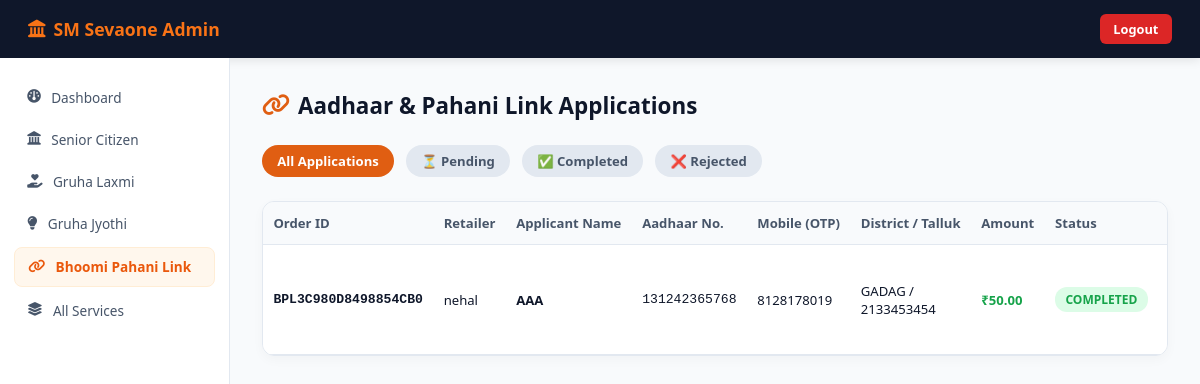
The app's page /admin-portal/bhoomi-pahani-link/ (signed in) with its own data.
### app/models.py (models this page shows, shortened)
class BhoomiPahaniLinkApplication(models.Model):
    STATUS_CHOICES = [('PENDING', 'Pending'), ('PROCESSING', 'Processing'), ('COMPLETED', 'Completed'), ('REJECTED', 'Rejected')]
    retailer            = models.ForeignKey(Retailer, on_delete=models.SET_NULL, null=True, blank=True, related_name='bhoomi_pahani_link_applications')
    order_id            = models.CharField(max_length=50, unique=True, editable=False)
    aadhaar_number      = models.CharField(max_length=12)
    applicant_name      = models.CharField(max_length=100)
    mobile              = models.CharField(max_length=10)
    district            = models.CharField(max_length=100)
    talluk              = models.CharField(max_length=100)
    hobli               = models.CharField(max_length=100, blank=True)
    village             = models.CharField(max_length=100, blank=True)
    survey_no           = models.CharField(max_length=50, blank=True)
    hissa_no            = models.CharField(max_length=50, blank=True)
    output_pdf          = models.FileField(upload_to=upload_bhoomi_pahani_link_output_pdf, null=True, blank=True)
    rejection_reason    = models.TextField(blank=True)
    amount              = models.DecimalField(max_digits=10, decimal_places=2, default=50.00)
    status              = models.CharField(max_length=20, choices=STATUS_CHOICES, default='PENDING')
    created_at          = models.DateTimeField(auto_now_add=True)
    processed_at        = models.DateTimeField(null=True, blank=True)
    class Meta:
        ordering = ['-created_at']

class Retailer(models.Model):
    retailer_id    = models.UUIDField(default=uuid.uuid4, editable=False, unique=True)
    user_id        = models.CharField(max_length=50, unique=True)
    password       = models.CharField(max_length=255)
    full_name      = models.CharField(max_length=100)
    mobile         = models.CharField(max_length=15, unique=True)
    email          = models.EmailField(max_length=100, blank=True)
    state          = models.CharField(max_length=50, blank=True)
    address        = models.TextField(blank=True)
    wallet_balance = models.DecimalField(max_digits=10, decimal_places=2, default=0)
    is_verified    = models.BooleanField(default=False)
    is_active      = models.BooleanField(default=True)
    created_at     = models.DateTimeField(auto_now_add=True)

### app/admin_views.py (the view)
# urls.py: path('admin-portal/bhoomi-pahani-link/', admin_views.admin_bhoomi_pahani_link_applications, name='admin_bhoomi_pahani_link_list'),
def admin_bhoomi_pahani_link_applications(request):
    if not _check_admin(request):
        return redirect('admin_login')
    status_filter = request.GET.get('status', 'ALL').upper()
    applications = BhoomiPahaniLinkApplication.objects.all()
    if status_filter in ['PENDING', 'PROCESSING', 'COMPLETED', 'REJECTED']:
        applications = applications.filter(status=status_filter)
    return render(request, 'admin_bhoomi_pahani_link_list.html', {
        'applications': applications,
        'current_status': status_filter
    })

### app/admin_views.py (called while the page is built)
def _check_admin(request):
    return request.session.get('is_admin') is True

### pan_project/templates/admin_bhoomi_pahani_link_list.html (shortened to what this page needs)
<!DOCTYPE html>
<html lang="en">
<head>
<link rel="stylesheet" href="https://cdnjs.cloudflare.com/ajax/libs/font-awesome/6.4.0/css/all.min.css">
</head>
<body>
<div class="topbar">
  <div class="brand"><i class="fa-solid fa-landmark"></i> SM Sevaone Admin</div>
  <a href="{% url 'admin_logout' %}" class="btn-logout">Logout</a>
</div>
<div class="main-wrap">
  <div class="sidebar">
    <a href="{% url 'admin_dashboard' %}" class="nav-item"><i class="fa-solid fa-gauge"></i> Dashboard</a>
    <a href="{% url 'admin_senior_list' %}" class="nav-item"><i class="fa-solid fa-landmark"></i> Senior Citizen</a>
    <a href="{% url 'admin_gruha_laxmi_list' %}" class="nav-item"><i class="fa-solid fa-hand-holding-heart"></i> Gruha Laxmi</a>
    <a href="{% url 'admin_gruha_jyothi_list' %}" class="nav-item"><i class="fa-solid fa-lightbulb"></i> Gruha Jyothi</a>
    <a href="{% url 'admin_bhoomi_pahani_link_list' %}" class="nav-item active"><i class="fa-solid fa-link"></i> Bhoomi Pahani Link</a>
    <a href="{% url 'admin_other_services' %}" class="nav-item"><i class="fa-solid fa-layer-group"></i> All Services</a>
  </div>
  <div class="content">
    <div class="header-row">
      <h2 class="page-title"><i class="fa-solid fa-link" style="color:#e05e12"></i> Aadhaar &amp; Pahani Link Applications</h2>
    </div>
    <div class="filters">
      <a href="?status=ALL" class="filter-btn {% if current_status == 'ALL' %}active{% endif %}">All Applications</a>
      <a href="?status=PENDING" class="filter-btn {% if current_status == 'PENDING' %}active{% endif %}">⏳ Pending</a>
      <a href="?status=COMPLETED" class="filter-btn {% if current_status == 'COMPLETED' %}active{% endif %}">✅ Completed</a>
      <a href="?status=REJECTED" class="filter-btn {% if current_status == 'REJECTED' %}active{% endif %}">❌ Rejected</a>
    </div>
    <div class="card-table">
      <table>
        <thead>
          <tr>
            <th>Order ID</th>
            <th>Retailer</th>
            <th>Applicant Name</th>
            <th>Aadhaar No.</th>
            <th>Mobile (OTP)</th>
            <th>District / Talluk</th>
            <th>Amount</th>
            <th>Status</th>
            <th>Date</th>
          </tr>
        </thead>
        <tbody>
          {% for app in applications %}
          <tr>
            <td style="font-weight:700;color:#0f172a;font-family:monospace">{{ app.order_id }}</td>
            <td>{{ app.retailer.user_id|default:app.retailer.full_name }}</td>
            <td style="font-weight:600">{{ app.applicant_name }}</td>
            <td style="font-family:monospace">{{ app.aadhaar_number }}</td>
            <td>{{ app.mobile }}</td>
            <td>{{ app.district }} / {{ app.talluk }}</td>
            <td style="font-weight:700;color:#16a34a">₹{{ app.amount }}</td>
            <td>
              {% if app.status == 'COMPLETED' %}
                <span class="badge badge-completed">COMPLETED</span>
              {% elif app.status == 'REJECTED' %}
                <span class="badge badge-rejected">REJECTED</span>
              {% else %}
                <span class="badge badge-pending">PENDING</span>
              {% endif %}
            </td>
            <td style="color:#64748b;font-size:.78rem">{{ app.created_at|date:"d M Y, h:i A" }}</td>
          </tr>
          {% empty %}
          <tr>
            <td colspan="10" style="text-align:center;padding:2rem;color:#64748b">No Bhoomi Pahani Link applications found.</td>
          </tr>
          {% endfor %}
        </tbody>
      </table>
    </div>
  </div>
</div>
</body>
</html>

### pan_project/templates/admin_bhoomi_pahani_link_list.html (style rules this page uses)
* { box-sizing:border-box;margin:0;padding:0 }
body { font-family:'Segoe UI',system-ui,-apple-system,sans-serif;background:#f8fafc;color:#0f172a;min-height:100vh;display:flex;flex-direction:column }
.topbar { background:#0f172a;color:#fff;padding:.9rem 1.75rem;display:flex;align-items:center;justify-content:space-between;box-shadow:0 2px 10px rgba(0,0,0,0.1) }
.brand { font-size:1.1rem;font-weight:700;color:#f97316;display:flex;align-items:center;gap:8px }
.btn-logout { background:#dc2626;color:#fff;padding:.35rem .85rem;border-radius:6px;text-decoration:none;font-size:.8rem;font-weight:600 }
.main-wrap { display:flex;flex:1 }
.sidebar { width:230px;background:#ffffff;border-right:1px solid #e2e8f0;padding:1.25rem .85rem;display:flex;flex-direction:column;gap:.25rem }
.nav-item { display:flex;align-items:center;gap:.65rem;padding:.6rem .85rem;border-radius:8px;font-size:.85rem;color:#475569;text-decoration:none;font-family:inherit;transition:all 0.15s ease }
.nav-item.active { background:#fff7ed;color:#ea580c;font-weight:700;border:1px solid #ffedd5 }
.content { flex:1;padding:2rem;overflow-y:auto }
.header-row { display:flex;align-items:center;justify-content:space-between;margin-bottom:1.5rem }
.page-title { font-size:1.4rem;font-weight:700;color:#0f172a;display:flex;align-items:center;gap:8px }
.filters { display:flex;align-items:center;gap:.75rem;margin-bottom:1.5rem }
.filter-btn { padding:.45rem .95rem;border-radius:20px;background:#e2e8f0;color:#475569;text-decoration:none;font-size:.82rem;font-weight:600 }
.filter-btn.active,.filter-btn:hover { background:#e05e12;color:#fff }
.card-table { background:#fff;border-radius:12px;box-shadow:0 4px 12px rgba(0,0,0,0.03);border:1px solid #e2e8f0;overflow-x:auto }
table { width:100%;border-collapse:collapse;text-align:left;min-width:900px }
th,td { padding:.75rem .65rem;border-bottom:1px solid #e2e8f0;font-size:.82rem;vertical-align:middle }
th { background:#f8fafc;color:#475569;font-weight:700;white-space:nowrap }
.badge { display:inline-block;padding:.25rem .65rem;border-radius:12px;font-size:.75rem;font-weight:700;white-space:nowrap }
.badge-completed { background:#dcfce7;color:#16a34a }

### records on screen
BhoomiPahaniLinkApplication: order_id "BPL3C980D8498854CB0", retailer.user_id "nehal", applicant_name "AAA", aadhaar_number "131242365768", mobile "8128178019", district "GADAG", talluk "2133453454", amount "50.00", status "COMPLETED"
